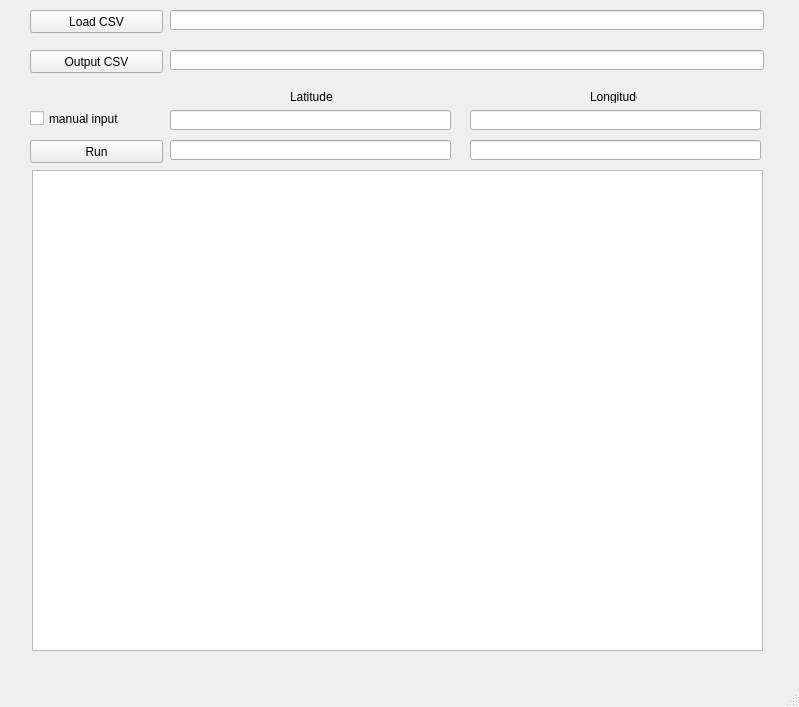
<?xml version="1.0" encoding="UTF-8"?>
<ui version="4.0">
 <class>MainWindow</class>
 <widget class="QMainWindow" name="MainWindow">
  <property name="geometry">
   <rect>
    <x>0</x>
    <y>0</y>
    <width>799</width>
    <height>707</height>
   </rect>
  </property>
  <property name="windowTitle">
   <string>Calculate distance</string>
  </property>
  <widget class="QWidget" name="centralwidget">
   <widget class="QPushButton" name="load_csv_button">
    <property name="geometry">
     <rect>
      <x>30</x>
      <y>10</y>
      <width>133</width>
      <height>23</height>
     </rect>
    </property>
    <property name="text">
     <string>Load CSV</string>
    </property>
   </widget>
   <widget class="QLineEdit" name="csv_filepath_lineEdit">
    <property name="geometry">
     <rect>
      <x>170</x>
      <y>10</y>
      <width>594</width>
      <height>20</height>
     </rect>
    </property>
    <property name="readOnly">
     <bool>false</bool>
    </property>
   </widget>
   <widget class="QPushButton" name="run_button">
    <property name="geometry">
     <rect>
      <x>30</x>
      <y>140</y>
      <width>133</width>
      <height>23</height>
     </rect>
    </property>
    <property name="text">
     <string>Run</string>
    </property>
   </widget>
   <widget class="QLineEdit" name="latitude_input_1">
    <property name="geometry">
     <rect>
      <x>170</x>
      <y>110</y>
      <width>281</width>
      <height>20</height>
     </rect>
    </property>
   </widget>
   <widget class="QLineEdit" name="longitude_input_1">
    <property name="geometry">
     <rect>
      <x>470</x>
      <y>110</y>
      <width>291</width>
      <height>20</height>
     </rect>
    </property>
   </widget>
   <widget class="QLabel" name="lat_label">
    <property name="geometry">
     <rect>
      <x>290</x>
      <y>90</y>
      <width>47</width>
      <height>13</height>
     </rect>
    </property>
    <property name="text">
     <string>Latitude</string>
    </property>
   </widget>
   <widget class="QLabel" name="lon_label">
    <property name="geometry">
     <rect>
      <x>590</x>
      <y>90</y>
      <width>47</width>
      <height>13</height>
     </rect>
    </property>
    <property name="text">
     <string>Longitude</string>
    </property>
   </widget>
   <widget class="QTextEdit" name="txt">
    <property name="geometry">
     <rect>
      <x>32</x>
      <y>170</y>
      <width>731</width>
      <height>481</height>
     </rect>
    </property>
    <property name="sizePolicy">
     <sizepolicy hsizetype="Expanding" vsizetype="Expanding">
      <horstretch>0</horstretch>
      <verstretch>0</verstretch>
     </sizepolicy>
    </property>
    <property name="autoFillBackground">
     <bool>false</bool>
    </property>
    <property name="readOnly">
     <bool>true</bool>
    </property>
   </widget>
   <widget class="QPushButton" name="output_csv_button">
    <property name="geometry">
     <rect>
      <x>30</x>
      <y>50</y>
      <width>133</width>
      <height>23</height>
     </rect>
    </property>
    <property name="text">
     <string>Output CSV</string>
    </property>
   </widget>
   <widget class="QLineEdit" name="output_filepath_lineEdit">
    <property name="geometry">
     <rect>
      <x>170</x>
      <y>50</y>
      <width>594</width>
      <height>20</height>
     </rect>
    </property>
   </widget>
   <widget class="QCheckBox" name="use_fields_checkbox">
    <property name="geometry">
     <rect>
      <x>30</x>
      <y>110</y>
      <width>133</width>
      <height>17</height>
     </rect>
    </property>
    <property name="text">
     <string>manual input</string>
    </property>
    <property name="checked">
     <bool>false</bool>
    </property>
   </widget>
   <widget class="QLineEdit" name="latitude_input_2">
    <property name="geometry">
     <rect>
      <x>170</x>
      <y>140</y>
      <width>281</width>
      <height>20</height>
     </rect>
    </property>
   </widget>
   <widget class="QLineEdit" name="longitude_input_2">
    <property name="geometry">
     <rect>
      <x>470</x>
      <y>140</y>
      <width>291</width>
      <height>20</height>
     </rect>
    </property>
   </widget>
  </widget>
  <widget class="QMenuBar" name="menubar">
   <property name="geometry">
    <rect>
     <x>0</x>
     <y>0</y>
     <width>799</width>
     <height>21</height>
    </rect>
   </property>
  </widget>
  <widget class="QStatusBar" name="statusbar"/>
 </widget>
 <resources/>
 <connections/>
</ui>
